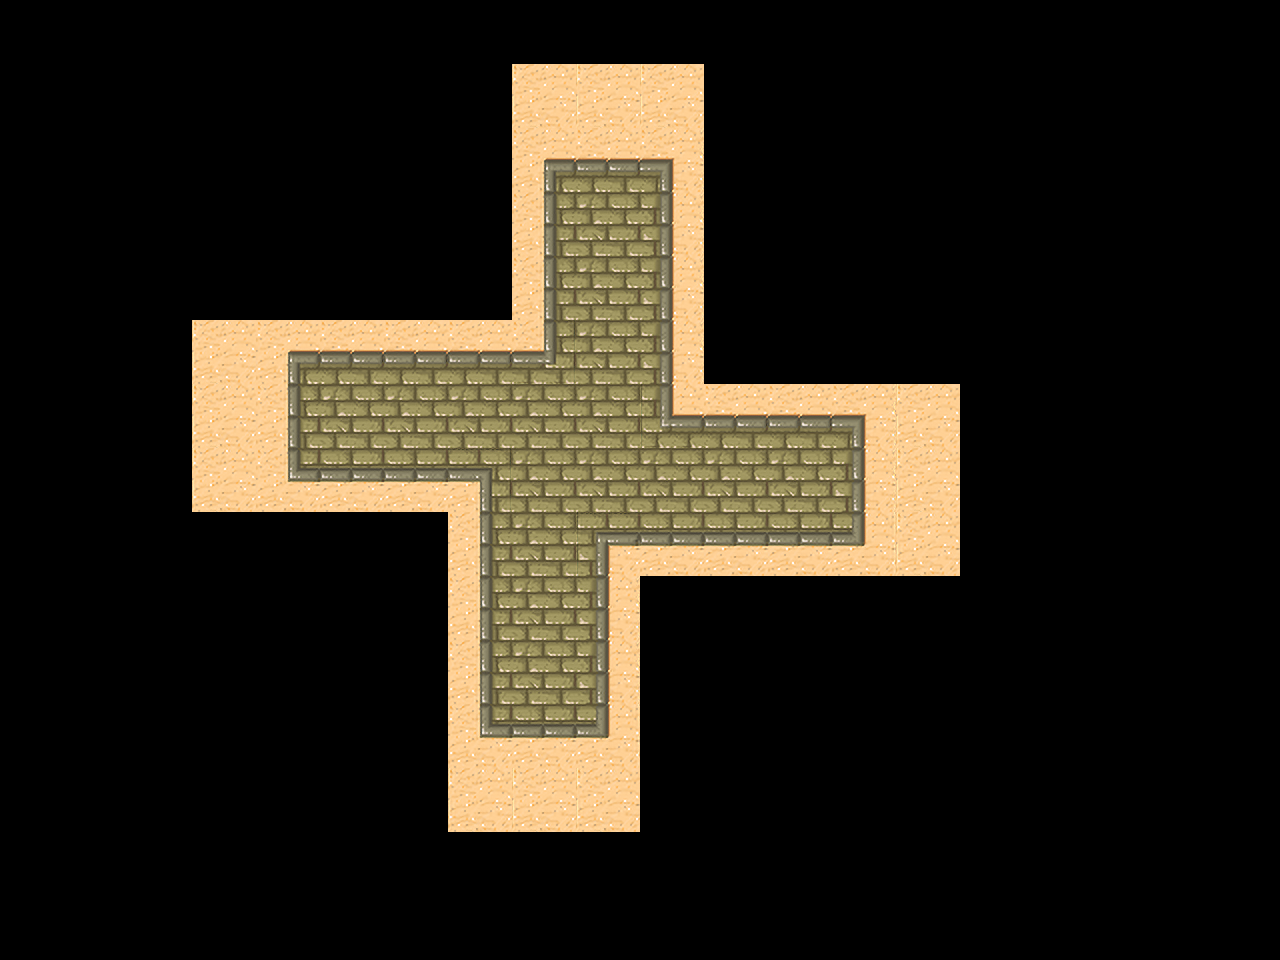

A 2D game scene composited from a Tiled map and its tileset images. What follows is a short description and the map's XML, with every tile layer's data as written:
An orthogonal 20x15 tile map with 64x64 px tiles, 2 tile layers (Block, Road), 4 tilesets and 9 objects.

<map version="1.5" tiledversion="1.6.0" orientation="orthogonal" renderorder="right-down" width="20" height="15" tilewidth="64" tileheight="64" infinite="0" nextlayerid="10" nextobjectid="50">
 <tileset firstgid="1" name="MapImage1" tilewidth="64" tileheight="64" tilecount="63" columns="9">
  <image source="../MapImage1.png" width="576" height="448" />
 </tileset>
 <tileset firstgid="64" name="role" tilewidth="64" tileheight="64" tilecount="1" columns="1">
  <image source="../role.png" width="64" height="64" />
 </tileset>
 <tileset firstgid="65" name="box1" tilewidth="64" tileheight="64" tilecount="1" columns="1">
  <image source="../box1.png" width="64" height="64" />
 </tileset>
 <tileset firstgid="66" name="point" tilewidth="64" tileheight="64" tilecount="1" columns="1">
  <image source="../point4.png" width="64" height="64" />
 </tileset>
 <layer id="1" name="Block" width="20" height="15">
  <data encoding="csv">
0,0,0,0,0,0,0,0,0,0,0,0,0,0,0,0,0,0,0,0,
0,0,0,0,0,0,0,0,33,33,33,0,0,0,0,0,0,0,0,0,
0,0,0,0,0,0,0,0,1,2,3,0,0,0,0,0,0,0,0,0,
0,0,0,0,0,0,0,0,10,0,12,0,0,0,0,0,0,0,0,0,
0,0,0,0,0,0,0,0,10,0,12,0,0,0,0,0,0,0,0,0,
0,0,0,33,1,2,2,2,32,0,12,0,0,0,0,0,0,0,0,0,
0,0,0,33,10,0,0,0,0,0,31,2,2,3,33,0,0,0,0,0,
0,0,0,33,19,20,20,23,0,0,0,0,0,12,33,0,0,0,0,0,
0,0,0,0,0,0,0,10,0,22,20,20,20,21,33,0,0,0,0,0,
0,0,0,0,0,0,0,10,0,12,0,0,0,0,0,0,0,0,0,0,
0,0,0,0,0,0,0,10,0,12,0,0,0,0,0,0,0,0,0,0,
0,0,0,0,0,0,0,19,20,21,0,0,0,0,0,0,0,0,0,0,
0,0,0,0,0,0,0,33,33,33,0,0,0,0,0,0,0,0,0,0,
0,0,0,0,0,0,0,0,0,0,0,0,0,0,0,0,0,0,0,0,
0,0,0,0,0,0,0,0,0,0,0,0,0,0,0,0,0,0,0,0
</data>
 </layer>
 <layer id="3" name="Road" width="20" height="15">
  <data encoding="csv">
0,0,0,0,0,0,0,0,0,0,0,0,0,0,0,0,0,0,0,0,
0,0,0,0,0,0,0,0,0,0,0,0,0,0,0,0,0,0,0,0,
0,0,0,0,0,0,0,0,0,0,0,0,0,0,0,0,0,0,0,0,
0,0,0,0,0,0,0,0,0,11,0,0,0,0,0,0,0,0,0,0,
0,0,0,0,0,0,0,0,0,11,0,0,0,0,0,0,0,0,0,0,
0,0,0,0,0,0,0,0,0,11,0,0,0,0,0,0,0,0,0,0,
0,0,0,0,0,11,11,11,11,11,0,0,0,0,0,0,0,0,0,0,
0,0,0,0,0,0,0,0,11,11,11,11,11,0,0,0,0,0,0,0,
0,0,0,0,0,0,0,0,11,0,0,0,0,0,0,0,0,0,0,0,
0,0,0,0,0,0,0,0,11,0,0,0,0,0,0,0,0,0,0,0,
0,0,0,0,0,0,0,0,11,0,0,0,0,0,0,0,0,0,0,0,
0,0,0,0,0,0,0,0,0,0,0,0,0,0,0,0,0,0,0,0,
0,0,0,0,0,0,0,0,0,0,0,0,0,0,0,0,0,0,0,0,
0,0,0,0,0,0,0,0,0,0,0,0,0,0,0,0,0,0,0,0,
0,0,0,0,0,0,0,0,0,0,0,0,0,0,0,0,0,0,0,0
</data>
 </layer>
 <objectgroup id="9" name="entity">
  <object id="38" gid="64" x="512" y="448" width="64" height="64" />
  <object id="42" gid="65" x="578" y="384" width="64" height="64" />
  <object id="43" gid="65" x="640" y="512" width="64" height="64" />
  <object id="44" gid="65" x="512" y="576" width="64" height="64" />
  <object id="45" gid="65" x="448" y="448" width="64" height="64" />
  <object id="46" gid="66" x="512.5" y="705" width="64" height="64" />
  <object id="47" gid="66" x="768" y="512" width="64" height="64" />
  <object id="48" gid="66" x="576" y="257" width="64" height="64" />
  <object id="49" gid="66" x="321" y="449" width="64" height="64" />
 </objectgroup>
</map>
